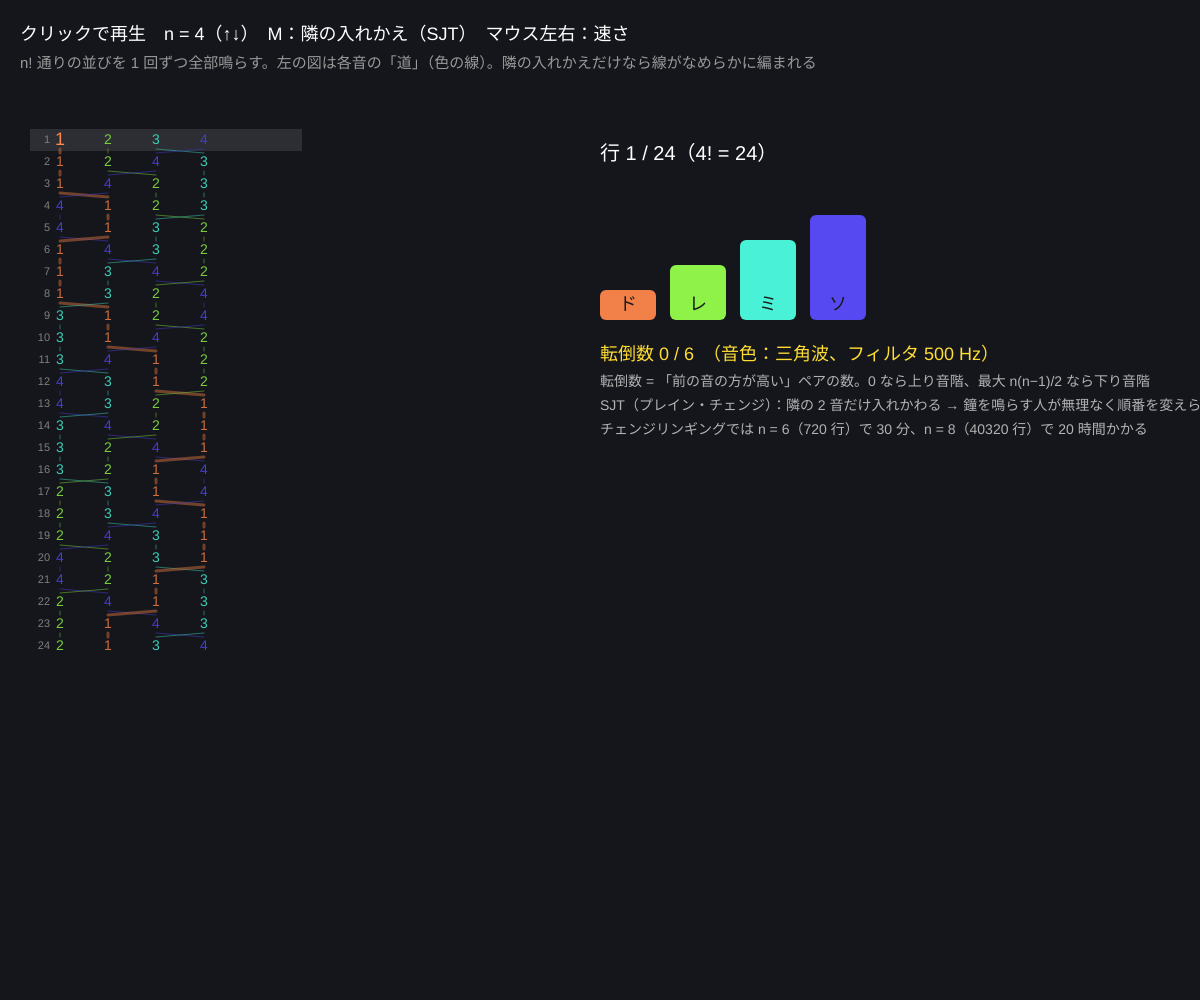
Frame 1 (no input)
Frame 60 (no input): identical to frame 1, image omitted
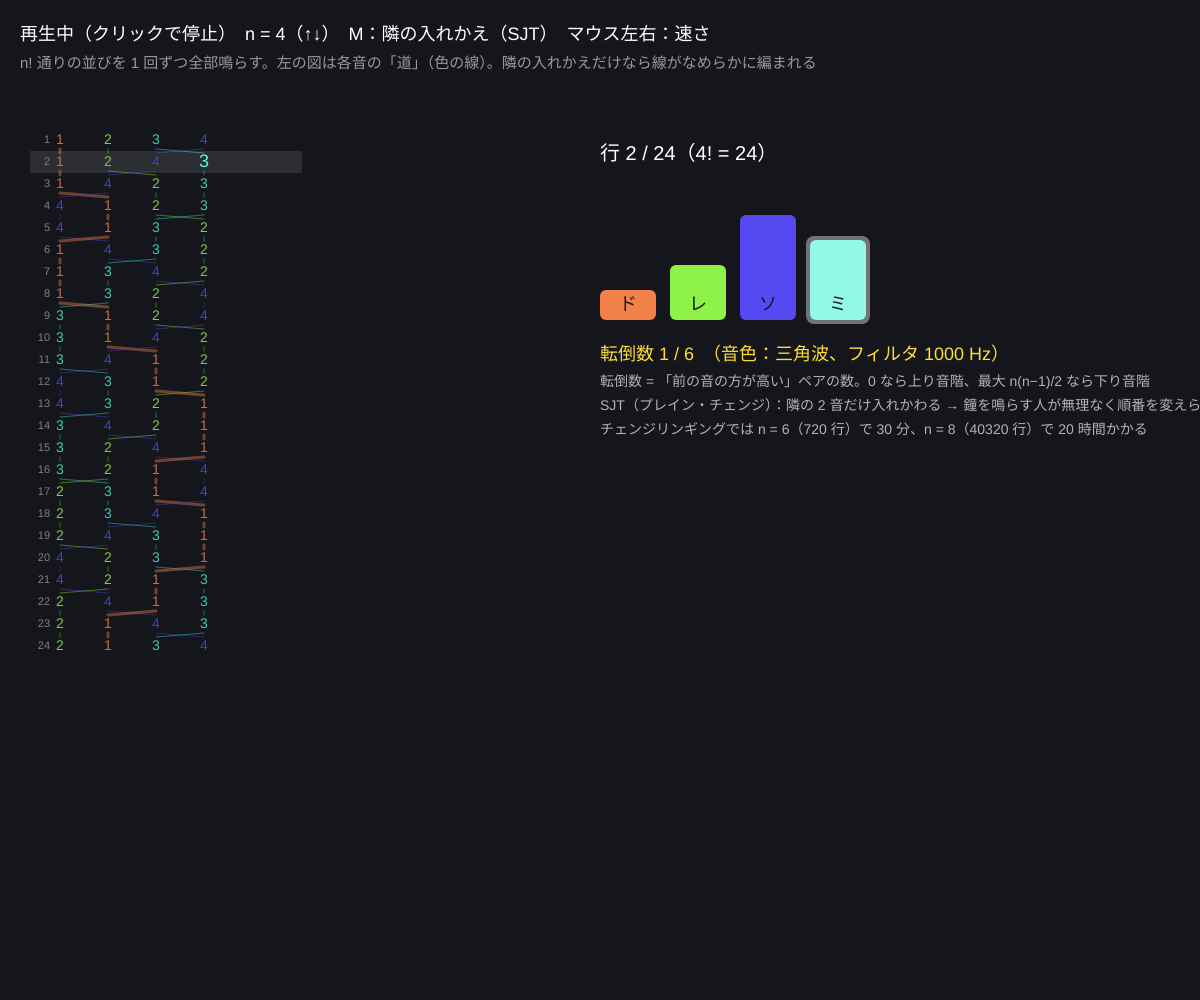
Frame 120 (the mouse pressed at the canvas centre since frame 60)

The p5.js sketch that drew these frames (run headless with seeded random() and noise() and a simulated clock; from frame 60 on, the mouse is pressed at the canvas centre):

// p5.js sketch
// ── sketch.js
// ============================================
// 13 順列を聴く（チェンジリンギング）
// 音階 n 音の順列をすべて順番に鳴らす。イギリスの教会の鐘「チェンジリンギング」は、
// 隣どうしの入れかえだけで n! 通りの並び（チェンジ）を全部鳴らす数学的な音楽
// 転倒数（並びの「乱れ」の数）が多いほど音色がざらつく
// クリック = 開始／停止 / ↑↓ = 音の数 n（3〜6）/ M = 隣の入れかえ（SJT）と辞書順を切り替え / マウス左右 = 速さ
// ============================================

let n = 4;                    // ★ 音の数
let rowsAll = [];             // すべての順列（鳴らす順）
let useSJT = true;            // true: 隣どうしの入れかえだけ（Steinhaus–Johnson–Trotter）
let rowIdx = 0, noteIdx = 0;  // いま鳴らしている行と音
let playing = false;
let timer = 0;
let scaleHz = [261.6, 293.7, 329.6, 392.0, 440.0, 523.3];   // ★ ドレミソラド（ペンタトニック）

function setup() {
  createCanvas(windowWidth, windowHeight);
  colorMode(HSB, 360, 100, 100, 100);
  rebuild();
}

function rebuild() {
  rowsAll = useSJT ? sjtPermutations(n) : lexPermutations(n);
  rowIdx = 0; noteIdx = 0; timer = 0;
}

// ★ SJT：いちばん大きな「動ける」数を、その向きに 1 つ動かす（隣との入れかえだけ）
function sjtPermutations(k) {
  let p = [], dir = [];
  for (let i = 0; i < k; i++) { p.push(i); dir.push(-1); }
  let out = [p.slice()];
  while (true) {
    let mob = -1;
    for (let i = 0; i < k; i++) {
      let j = i + dir[i];
      if (j >= 0 && j < k && p[j] < p[i] && (mob < 0 || p[i] > p[mob])) mob = i;
    }
    if (mob < 0) break;
    let j = mob + dir[mob];
    [p[mob], p[j]] = [p[j], p[mob]];
    [dir[mob], dir[j]] = [dir[j], dir[mob]];
    for (let i = 0; i < k; i++) if (p[i] > p[j]) dir[i] = -dir[i];
    out.push(p.slice());
  }
  return out;
}
function lexPermutations(k) {
  let p = [];
  for (let i = 0; i < k; i++) p.push(i);
  let out = [p.slice()];
  while (true) {
    let i = k - 2;
    while (i >= 0 && p[i] > p[i + 1]) i--;
    if (i < 0) break;
    let j = k - 1;
    while (p[j] < p[i]) j--;
    [p[i], p[j]] = [p[j], p[i]];
    let a = i + 1, b = k - 1;
    while (a < b) { [p[a], p[b]] = [p[b], p[a]]; a++; b--; }
    out.push(p.slice());
  }
  return out;
}
// 転倒数：i < j なのに p[i] > p[j] のペアの数
function inversions(p) { let c = 0; for (let i = 0; i < p.length; i++) for (let j = i + 1; j < p.length; j++) if (p[i] > p[j]) c++; return c; }

function draw() {
  background(230, 28, 11);
  let speed = map(mouseX, 0, width, 3, 14, true);   // 1 秒あたりの音の数
  let row = rowsAll[rowIdx];
  let inv = inversions(row);
  if (playing) {
    timer += deltaTime / 1000;
    if (timer >= 1 / speed) {
      timer = 0;
      // ★ 転倒数で音色：乱れが多いほどフィルタを開いて明るく（ざらつく）
      let cutoff = 500 + inv * 500;
      playNote(scaleHz[row[noteIdx]], 0.9 / speed + 0.1, cutoff, inv > n ? 'sawtooth' : 'triangle');
      noteIdx++;
      if (noteIdx >= n) { noteIdx = 0; rowIdx = (rowIdx + 1) % rowsAll.length; }
    }
  }

  // 青い線の図（各音がどの位置にいるかを行ごとにたどる）：いまの行のまわりを表示
  let lx = 60, cellW = 48, rowH = 22;
  let visible = Math.floor((height - 200) / rowH);
  let first = Math.max(0, Math.min(rowIdx - Math.floor(visible / 2), rowsAll.length - visible));
  for (let r = first; r < Math.min(rowsAll.length, first + visible); r++) {
    let y = 140 + (r - first) * rowH;
    if (r === rowIdx) { noStroke(); fill(0, 0, 100, 10); rect(lx - 30, y - rowH / 2, n * cellW + 80, rowH); }
    noStroke(); fill(0, 0, 50); textAlign(RIGHT, CENTER); textSize(11); text(r + 1, lx - 10, y);
    for (let i = 0; i < n; i++) {
      let v = rowsAll[r][i];
      let cur = r === rowIdx && i === noteIdx;
      fill((v * 300) / n + 20, 70, cur ? 100 : 80);
      textAlign(CENTER, CENTER); textSize(cur ? 18 : 14);
      text(v + 1, lx + i * cellW, y);
      // 次の行へ線
      if (r + 1 < rowsAll.length && r + 1 < first + visible) {
        let ni = rowsAll[r + 1].indexOf(v);
        stroke((v * 300) / n + 20, 70, 70, 60); strokeWeight(v === 0 ? 3 : 1);
        line(lx + i * cellW, y + 9, lx + ni * cellW, y + rowH - 9);
        noStroke();
      }
    }
  }
  textAlign(LEFT, BASELINE);

  // 右：いまの行を大きく、転倒数
  let px = width * 0.5, py = 160;
  noStroke(); fill(0, 0, 100); textSize(20);
  text('行 ' + (rowIdx + 1) + ' / ' + rowsAll.length + '（' + n + '! = ' + rowsAll.length + '）', px, py);
  for (let i = 0; i < n; i++) {
    let v = row[i], cur = i === noteIdx && playing;
    fill((v * 300) / n + 20, 70, 95);
    let h = 30 + v * 25;
    rect(px + i * 70, py + 160 - h, 56, h, 6);
    if (cur) { fill(0, 0, 100, 40); rect(px + i * 70 - 4, py + 160 - h - 4, 64, h + 8, 8); }
    fill(0, 0, 10); textSize(18); textAlign(CENTER, BASELINE); text(['ド', 'レ', 'ミ', 'ソ', 'ラ', 'ド'][v], px + i * 70 + 28, py + 150);
  }
  textAlign(LEFT, BASELINE);
  fill(50, 80, 100); textSize(18);
  text('転倒数 ' + inv + ' / ' + (n * (n - 1)) / 2 + '　（音色：' + (inv > n ? 'のこぎり波' : '三角波') + '、フィルタ ' + (500 + inv * 500) + ' Hz）', px, py + 200);
  fill(0, 0, 70); textSize(14);
  text('転倒数 = 「前の音の方が高い」ペアの数。0 なら上り音階、最大 n(n−1)/2 なら下り音階', px, py + 226);
  text(useSJT ? 'SJT（プレイン・チェンジ）：隣の 2 音だけ入れかわる → 鐘を鳴らす人が無理なく順番を変えられる' : '辞書順：並びはきれいだが、遠くの音が一度に入れかわる', px, py + 250);
  text('チェンジリンギングでは n = 6（720 行）で 30 分、n = 8（40320 行）で 20 時間かかる', px, py + 274);

  fill(0, 0, 100); textSize(18);
  text((playing ? '再生中（クリックで停止）' : 'クリックで再生') + '　n = ' + n + '（↑↓）　M：' + (useSJT ? '隣の入れかえ（SJT）' : '辞書順') + '　マウス左右：速さ', 20, 40);
  fill(0, 0, 60); textSize(15);
  text('n! 通りの並びを 1 回ずつ全部鳴らす。左の図は各音の「道」（色の線）。隣の入れかえだけなら線がなめらかに編まれる', 20, 68);
}

function mousePressed() {
  startAudio();
  playing = !playing;
}

function keyPressed() {
  if (key === UP_ARROW && n < 6) { n++; rebuild(); }
  if (key === DOWN_ARROW && n > 3) { n--; rebuild(); }
  if (key === 'm' || key === 'M') { useSJT = !useSJT; rebuild(); }
}

// ---------- やってみよう ----------
// 1. n = 3 の 6 行を聴いて、SJT と辞書順のちがいを耳で感じよう（SJT は 1 音ずつしか変わらない）
// 2. scaleHz を長調の 7 音や、好きな和音の構成音に変えてみよう
// 3. 転倒数で音の長さや音量を変えると、乱れの「波」が聞こえる。playNote の引数を書きかえよう
// 4. 行ごとに「最初の音だけ」鳴らすと、n = 4 で 24 音のメロディになる。どんな旋律？

// ==================================================
// ここから下は「音を鳴らすための道具」（短い音を 1 つ鳴らす）
// ==================================================
let audioCtx, masterOut;
function startAudio() {
  if (!audioCtx) { audioCtx = new AudioContext(); masterOut = audioCtx.createDynamicsCompressor(); masterOut.connect(audioCtx.destination); }
  audioCtx.resume();
}
function playNote(freq, dur, cutoff, type) {
  if (!audioCtx) return;
  let t0 = audioCtx.currentTime;
  let o = audioCtx.createOscillator(), g = audioCtx.createGain(), f = audioCtx.createBiquadFilter();
  o.type = type; o.frequency.value = freq;
  f.type = 'lowpass'; f.frequency.value = cutoff; f.Q.value = 2;
  g.gain.setValueAtTime(0.0001, t0);
  g.gain.exponentialRampToValueAtTime(0.25, t0 + 0.01);
  g.gain.exponentialRampToValueAtTime(0.0001, t0 + dur);
  o.connect(f); f.connect(g); g.connect(masterOut);
  o.start(t0); o.stop(t0 + dur + 0.05);
}
